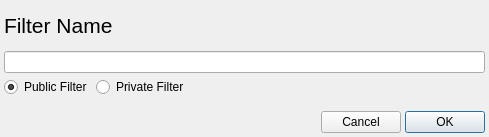
<?xml version="1.0" encoding="UTF-8"?>
<ui version="4.0">
 <class>Dialog</class>
 <widget class="QDialog" name="Dialog">
  <property name="geometry">
   <rect>
    <x>0</x>
    <y>0</y>
    <width>489</width>
    <height>137</height>
   </rect>
  </property>
  <property name="sizePolicy">
   <sizepolicy hsizetype="Preferred" vsizetype="Maximum">
    <horstretch>0</horstretch>
    <verstretch>0</verstretch>
   </sizepolicy>
  </property>
  <property name="windowTitle">
   <string>Add New Filter</string>
  </property>
  <property name="modal">
   <bool>true</bool>
  </property>
  <layout class="QVBoxLayout" name="verticalLayout_2">
   <property name="spacing">
    <number>4</number>
   </property>
   <property name="margin">
    <number>4</number>
   </property>
   <item>
    <layout class="QVBoxLayout" name="verticalLayout">
     <item>
      <widget class="QLabel" name="label">
       <property name="font">
        <font>
         <pointsize>16</pointsize>
        </font>
       </property>
       <property name="text">
        <string>Filter Name</string>
       </property>
      </widget>
     </item>
     <item>
      <widget class="QLineEdit" name="filterName"/>
     </item>
     <item>
      <layout class="QHBoxLayout" name="horizontalLayout_2">
       <property name="bottomMargin">
        <number>10</number>
       </property>
       <item>
        <widget class="QRadioButton" name="m_PublicFilter">
         <property name="text">
          <string>Public Filter</string>
         </property>
         <property name="checked">
          <bool>true</bool>
         </property>
        </widget>
       </item>
       <item>
        <widget class="QRadioButton" name="m_PrivateFilter">
         <property name="text">
          <string>Private Filter</string>
         </property>
         <property name="checked">
          <bool>false</bool>
         </property>
        </widget>
       </item>
       <item>
        <spacer name="horizontalSpacer_2">
         <property name="orientation">
          <enum>Qt::Horizontal</enum>
         </property>
         <property name="sizeHint" stdset="0">
          <size>
           <width>40</width>
           <height>20</height>
          </size>
         </property>
        </spacer>
       </item>
      </layout>
     </item>
    </layout>
   </item>
   <item>
    <layout class="QHBoxLayout" name="horizontalLayout">
     <item>
      <spacer name="horizontalSpacer">
       <property name="orientation">
        <enum>Qt::Horizontal</enum>
       </property>
       <property name="sizeHint" stdset="0">
        <size>
         <width>173</width>
         <height>20</height>
        </size>
       </property>
      </spacer>
     </item>
     <item>
      <widget class="QPushButton" name="addfilterCancelButton">
       <property name="text">
        <string>Cancel</string>
       </property>
      </widget>
     </item>
     <item>
      <widget class="QPushButton" name="addfilterOKButton">
       <property name="text">
        <string>OK</string>
       </property>
       <property name="default">
        <bool>true</bool>
       </property>
      </widget>
     </item>
    </layout>
   </item>
  </layout>
 </widget>
 <resources/>
 <connections/>
</ui>
